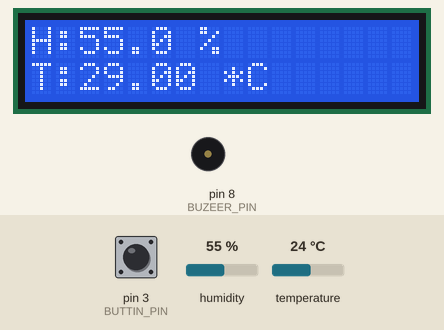
Recording of a sketch running on a simulated Arduino Uno, built with avr-gcc and run on an emulated ATmega328P. Shown: 16×2 character LCD, buzzer (waves = sounding). Inputs (shaded band) come from the test bench; at power-on: pin 3 (BUTTIN_PIN) HIGH, humidity 55 %, temperature 24 °C. What the sketch prints to the serial monitor is not drawn.

Above: at 1.2 s.
1.3 s: pin 3 (BUTTIN_PIN) pulled LOW for 0.15 s
At 2.5 s:
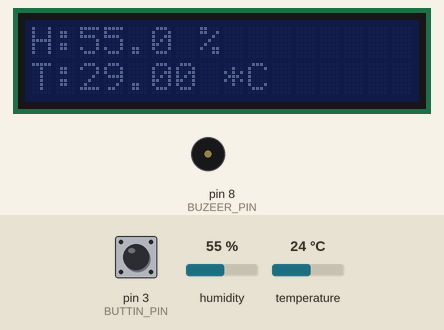
3.1 s: humidity set to 22 %
At 5.3 s:
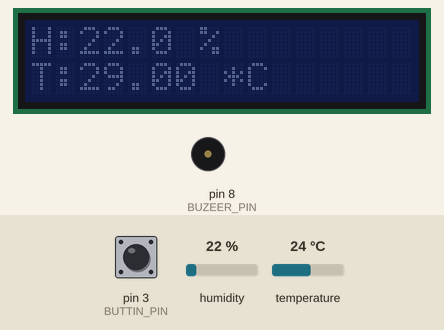
5.6 s: pin 3 (BUTTIN_PIN) pulled LOW for 1 s
At 6.9 s:
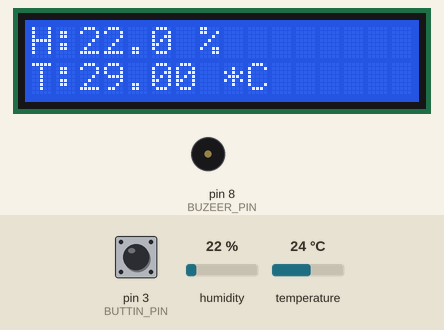
8.1 s: temperature set to 12 °C
At 10.1 s:
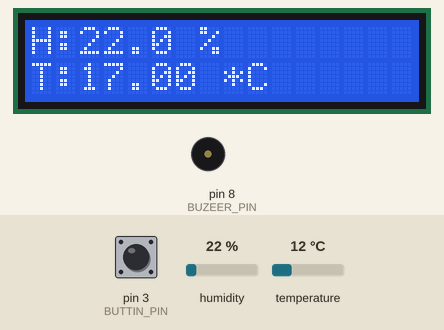
10.8 s: humidity set to 40 %
At 13.5 s:
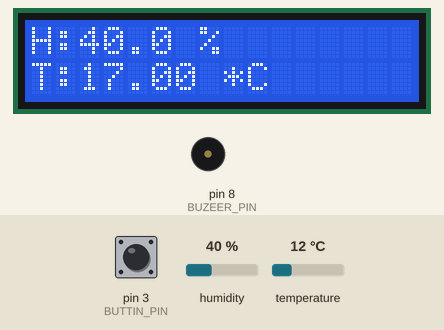
13.8 s: temperature set to 19 °C
At 17.1 s:
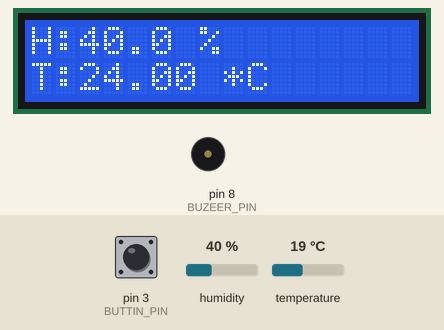
Timing chart, 0 to 17.8 s (numbered marks = the images above; inputs shaded):
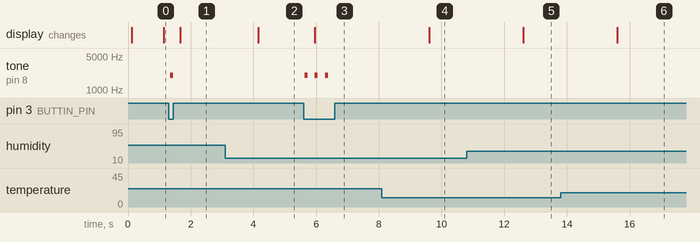

Measured:
- after the input at 1.3 s, tone on pin 8 (BUZEER_PIN): silent → 2000 Hz at once, → silent 0.10 s later; the display: changes after 0.36 s (image 1)
- after the input at 3.1 s, the display: changes after 1.1 s (image 2)
- after the input at 5.6 s, tone on pin 8 (BUZEER_PIN): alternates 2000 Hz for 0.10 s and silent for 0.22 s, 6 changes in all, then stays silent, starting at once; the display: changes after 0.36 s (image 3)
- after the input at 8.1 s, the display: changes after 1.5 s (image 4)
- after the input at 10.8 s, the display: changes after 1.8 s (image 5)
- after the input at 13.8 s, the display: changes after 1.8 s (image 6)

The sketch:

LCD-DHT11.ino
```cpp
/*
將 DHT11 的溫濕度顯示在 LCD 螢幕上
按鈕可以控制LCD背光開啟
寫完請將 LCD 的畫面上傳
*/
#include <Timer.h>
#include <DHT.h>
#include <Wire.h>
#include <LCD.h>
#include <LiquidCrystal_I2C.h>

#define DHT_TYPE   DHT11
#define DHT_PIN    2 // 使用數位腳 2
#define DHT_DELTA  5
#define BUTTIN_PIN 3
#define BUZEER_PIN 8
#define I2C_ADDR   0x27

DHT   dht(DHT_PIN, DHT_TYPE); // 初始化 dht
LiquidCrystal_I2C lcd(I2C_ADDR, 2, 1, 0, 4, 5, 6, 7, 3, POSITIVE);
Timer timer1, timer2, timer3; // 宣告 Timer 物件

float humiValue      = 0.0; // 濕度資料
float tempValue      = 0.0; // 溫度資料
int   buttonCount    = 0;   // 計數 button 按下的次數
int   perButtonState = 0;   // 前一次 button 的狀態

void setup() {
  delay(10);
  Serial.begin(9600);
  pinMode(BUTTIN_PIN, INPUT);
  pinMode(BUZEER_PIN, OUTPUT);

  dht.begin(); // 啟動 dht

  // 初始 LCD
  lcd.begin(16, 2);
  lcd.setBacklight(HIGH);
  /*
  LCD 佈局
  ---------------
  H:00.0 %
  T:00.00 *C
  ---------------
  */
  lcd.clear();
  lcd.setCursor(0, 0);
  lcd.print("H:00.0 %");
  lcd.setCursor(0, 1);
  lcd.print("T:00.00 *C");

  // 配置排程
  timer1.every(100,  listenerButton); // 每100ms監聽Button狀態乙次
  timer2.every(1000, setDHT);         // 每1000ms取得最新溫濕度乙次
  timer3.every(500,  playLCD);        // 每500ms執行LCD顯示乙次

  Serial.println("Ready");

}

// 監聽 button
void listenerButton() {
  int curButtonState = digitalRead(BUTTIN_PIN); // 目前 Button 的狀態
  if(curButtonState == LOW) {
    tone(BUZEER_PIN, 2000, 100);
    delay(300);
  }
  if (curButtonState != perButtonState) {
    if (curButtonState == LOW) { // LOW = 0, HIGH = 1
      buttonCount++; // 給 LCD 背光作為 on/off 的參考
      if(buttonCount % 2 == 1) {
        lcd.setBacklight(LOW);
      } else {
        lcd.setBacklight(HIGH);
      }
    }
    perButtonState = curButtonState; // 狀態交換
  }

}

// 取得最新溫濕度
void setDHT() {
  humiValue = dht.readHumidity(); // 濕度
  tempValue = dht.readTemperature(false); // 溫度 true: 華氏, false(預設): 攝氏
  if (isnan(humiValue) || isnan(tempValue)) { // nan -> not a number
    delay(1000);
    return;
  }
  // 溫度 delta 調整
  tempValue = tempValue + DHT_DELTA;

}

// 執行LCD
void playLCD() {
  Serial.print("H:");
  Serial.print(humiValue, 1);
  Serial.println("%");
  Serial.print("T:");
  Serial.print(tempValue, 2);
  Serial.println("*C");
  /*
  LCD 佈局
  ---------------
  H:00.0 %
  T:00.00 *C
  ---------------
  */
  lcd.setCursor(2, 0);
  lcd.print("     ");
  lcd.setCursor(2, 0);
  lcd.print(humiValue, 1);
  lcd.setCursor(2, 1);
  lcd.print("     ");
  lcd.setCursor(2, 1);
  lcd.print(tempValue, 2);
}

void loop() {
  timer1.update();
  timer2.update();
  timer3.update();
}
```
